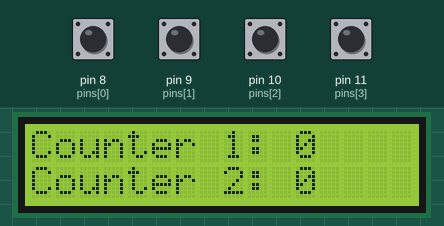
Bench run of a sketch on a simulated Arduino Uno, built with avr-gcc and run on an emulated ATmega328P. On the bench: 16×2 character LCD. The inputs (shaded band) are chosen by the test bench; at power-on: pin 8 (pins[0]), pin 9 (pins[1]), pin 10 (pins[2]), pin 11 (pins[3]) HIGH. What the sketch prints to the serial monitor is not drawn.

Above: at 1.2 s.
1.3 s: pin 8 (pins[0]) pulled LOW for 0.15 s
At 2.4 s:
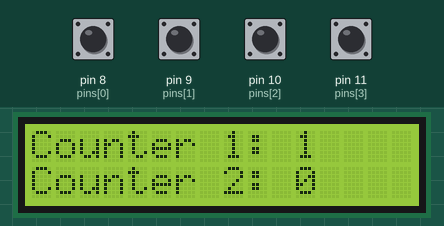
2.9 s: pin 9 (pins[1]) pulled LOW for 0.15 s
At 3.9 s:
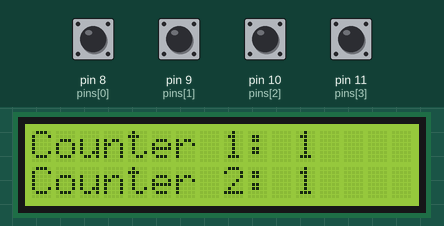
4.5 s: pin 10 (pins[2]) pulled LOW for 0.15 s
At 4.9 s:
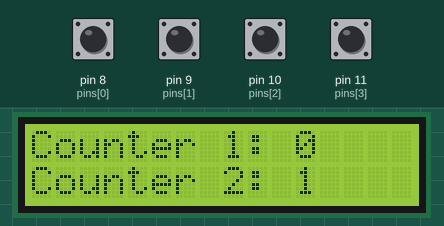
6.1 s: pin 9 (pins[1]) pulled LOW for 1 s
At 7.1 s:
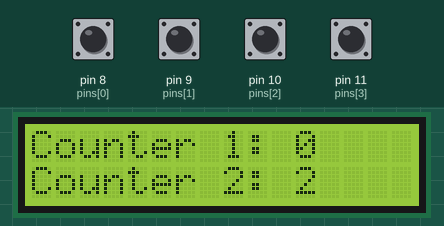
8.6 s: pin 8 (pins[0]) pulled LOW for 1 s
At 9.2 s:
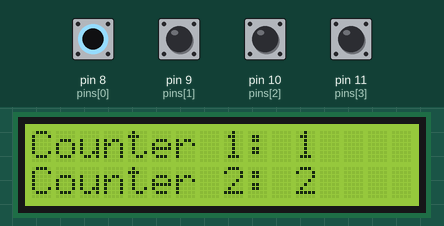
Timing chart, 0 to 11.6 s (numbered marks = the images above; inputs shaded):
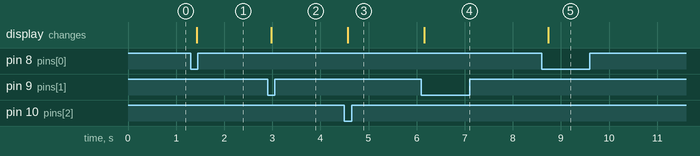

The sketch:

oef7.1-lcd-teller.ino
```cpp
// https://www.arduino.cc/en/Reference/LiquidCrystal geeft overzicht van alle methodes vh object LiquidCrystal

#include <LiquidCrystal.h>

LiquidCrystal lcd(2, 3, 4, 5, 6, 7);
int pins[] = {8,9,10,11};
//LiquidCrystal lcd(RS, E, D4, D5, D6, D7)

// 1=VSS, 2 = VDD, 3 = VO , 4= RS, 5=RW , 6=D0, 7=D1 , 8=D2 , 9=D3 , 10=D4 , 11=D5 , 12=D6 , 13=D7 , 14=D8 , 15=A , 16=K
// RW aan GND ( enkel schrijven naar LCD, lezen niet nodig)


// void setup(){
//   lcd.begin(16, 2);
// }

// void loop() {

//   // set the cursor to (0,0):

//   lcd.setCursor(0, 0);

//   // print from 0 to 9:

//   for (int thisChar = 0; thisChar < 10; thisChar++) {

//     lcd.print(thisChar);

//     delay(500);

//   }

//   // set the cursor to (16,1):

//   lcd.setCursor(16, 1);

//   // set the display to automatically scroll:

//   lcd.autoscroll();

//   // print from 0 to 9:

//   for (int thisChar = 0; thisChar < 10; thisChar++) {

//     lcd.print(thisChar);

//     delay(500);

//   }

//   // turn off automatic scrolling

//   lcd.noAutoscroll();

//   // clear screen for the next loop:

//   lcd.clear();
// }


void setup()
{
  Serial.begin(115200);
  for(int i = 0;i<4;i++){
    pinMode(pins[i], INPUT_PULLUP);
  }
  lcd.begin(16, 2);
//   lcd.clear();
//   lcd.print("WELCOME IN CVO-");

  // go to column 0,row 1, note that this is indexed from 0
//   lcd.setCursor(0, 1);
//   lcd.print ("FOCUS ARDUINO");
}

void loop() {
  static long counter1 = 0;
  static long counter2 = 0;
  static bool previous_value[] = {1,1,1,1};
  bool s_value;

  for (int i = 0; i < 4 ; i++){
    s_value = digitalRead(pins[i]);

    if(s_value != previous_value[i]){
        previous_value[i] = s_value;

        if(s_value == 0){

            if(i == 0){
                counter1 += 1;
            }else if(i == 1){
                counter2 += 1;
            }else if(i == 2){
                counter1 = 0;
            }else if(i == 3){
                counter2 = 0;
            }

        Serial.print("Counter 1: "); Serial.println(counter1);
        Serial.print("Counter 2: "); Serial.println(counter2);
        }
    }

    lcd.clear();
    lcd.print("Counter 1: " + String(counter1));

    // go to column 0,row 1, note that this is indexed from 0
    lcd.setCursor(0, 1);
    lcd.print("Counter 2: " + String(counter2));

    delay(20);

  }
}
```

Measured:
- after the input at 1.3 s, the display: changes after 0.13 s (image 1)
- after the input at 2.9 s, the display: changes after 0.07 s (image 2)
- after the input at 4.5 s, the display: changes after 0.07 s (image 3)
- after the input at 6.1 s, the display: changes after 0.06 s (image 4)
- after the input at 8.6 s, the display: changes after 0.13 s (image 5)
